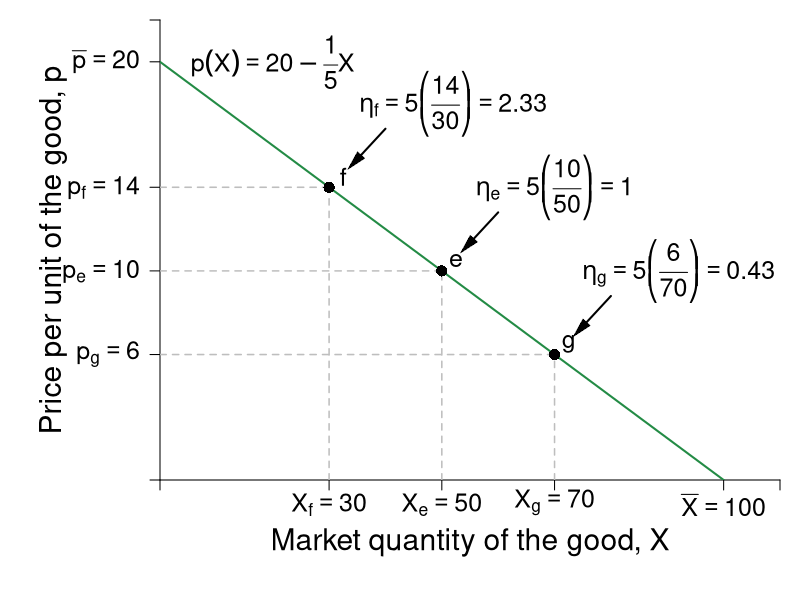

Write R code to recreate this figure.
require(shape)
pdf(file = "indmarketdemand/demand_price_elasticity.pdf", width = 9, height = 7)

#Set parameters for graphics
pointsize <- 1.8
axislabelsize <- 1.8
labelsize <- 1.5
namesize <- 1.8
annotatesize <- 1.5
graphlinewidth <- 2
segmentlinewidth <- 1.5

COL <- c("#7fc97f", "#beaed4", "#fdc086", "#ffff99", "#386cb0", "#f0027f", "#bf5b17", "#666666")
COLA <- c("#99d8c9","#66c2a4","#41ae76", "#238b45", "#005824")
COLB <- c("#4eb3d3", "#2b8cbe", "#0868ac","#084081")

par(mar =  c(6, 8, 1, 1))

mrsA <- function(x, rmax = 10, xmax = 20) {
  rmax - (rmax/xmax)*x
}


xlims <- c(0, 110)
ylims <- c(0, 22)

npts <- 501 
x <- seq(xlims[1], xlims[2], length.out = npts)
y <- seq(ylims[1], ylims[2], length.out = npts) 


plot(0, 0, xlim = xlims, ylim = ylims, type = "n",
     xlab = expression(paste("")),
     ylab = expression(paste("")), 
     xaxt = "n", 
     yaxt = "n", 
     cex.lab = axislabelsize, 
     bty = "n",
     xaxs = "i", 
     yaxs = "i")

ticksy <- c(0, 6, 10, 14, 20, ylims[2])
ylabels <- c(NA, expression(paste(p[g]) == 6), expression(paste(p[e] == 10)), expression(paste(p[f]) == 14), expression(paste(bar(p) == 20)), NA)
ticksx <- c(0, 30, 50, 70, 100, xlims[2])
xlabels <- c(NA, expression(paste(X[f] == 30)), expression(paste(X[e] == 50)), expression(paste(X[g] == 70)), expression(paste(bar(X) == 100)), NA)

axis(1, at = ticksx, pos = 0, labels = xlabels, cex.axis = labelsize)
axis(2, at = ticksy, pos = 0, labels = ylabels, las = 1, cex.axis = labelsize)

npts <- 500 
xx1 <- seq(xlims[1], xlims[2], length.out = npts)


lines(xx1, mrsA(xx1, rmax = 20, xmax = 100), col = COLA[4], lwd = graphlinewidth)

text(0.5*xlims[2], -3, expression(paste("Market quantity of the good, ", X)), xpd = TRUE, cex = axislabelsize) 
text(-19, 0.5*ylims[2], expression(paste("Price per unit of the good, ", p)), xpd = TRUE, cex = axislabelsize, srt = 90) 


segments(0, 10, 50, 10, lty = 2, col = "gray" , lwd = segmentlinewidth)
segments(50, 0, 50, 10, lty = 2, col = "gray" , lwd = segmentlinewidth)
points(50, 10, pch = 16, col = "black", cex = 1.5)
text(52.5, 10.5, expression(e), cex = labelsize)
text(70, 14, expression(paste(eta[e] == 5*bgroup("(",frac(10,50), ")"), phantom() == 1)), cex = labelsize)
Arrows(60, 12.8, 54.5, 11.2, col = "black", lty = 1, lwd = 2, arr.type = "triangle", arr.lwd = 0.5)

segments(0, 14, 30, 14, lty = 2, "gray" , lwd = segmentlinewidth)
segments(30, 0, 30, 14, lty = 2, col = "gray" , lwd = segmentlinewidth)
points(30, 14, pch = 16, col = "black", cex = 1.5)
text(32.5, 14.5, expression(f), cex = labelsize)
text(52, 18, expression(paste(eta[f] == 5*bgroup("(",frac(14,30), ")"), phantom() == 2.33)), cex = labelsize)
Arrows(40, 16.8, 34.5, 15.2, col = "black", lty = 1, lwd = 2, arr.type = "triangle", arr.lwd = 0.5)


segments(0, 6, 70, 6, lty = 2, col = "gray", lwd = segmentlinewidth)
segments(70, 0, 70, 6, lty = 2, col = "gray" , lwd = segmentlinewidth)
points(70, 6, pch = 16, col = "black", cex = 1.5)
text(72.5, 6.5, expression(g), cex = labelsize)
text(92, 10, expression(paste(eta[g] == 5*bgroup("(",frac(6,70), ")"), phantom() == 0.43)), cex = labelsize)
Arrows(80, 8.8, 74.5, 7.2, col = "black", lty = 1, lwd = 2, arr.type = "triangle", arr.lwd = 0.5)

#Label mrs function
text(20, 20, expression(paste(p(X) == 20 - frac(1,5)*X)), cex = labelsize)


dev.off()
